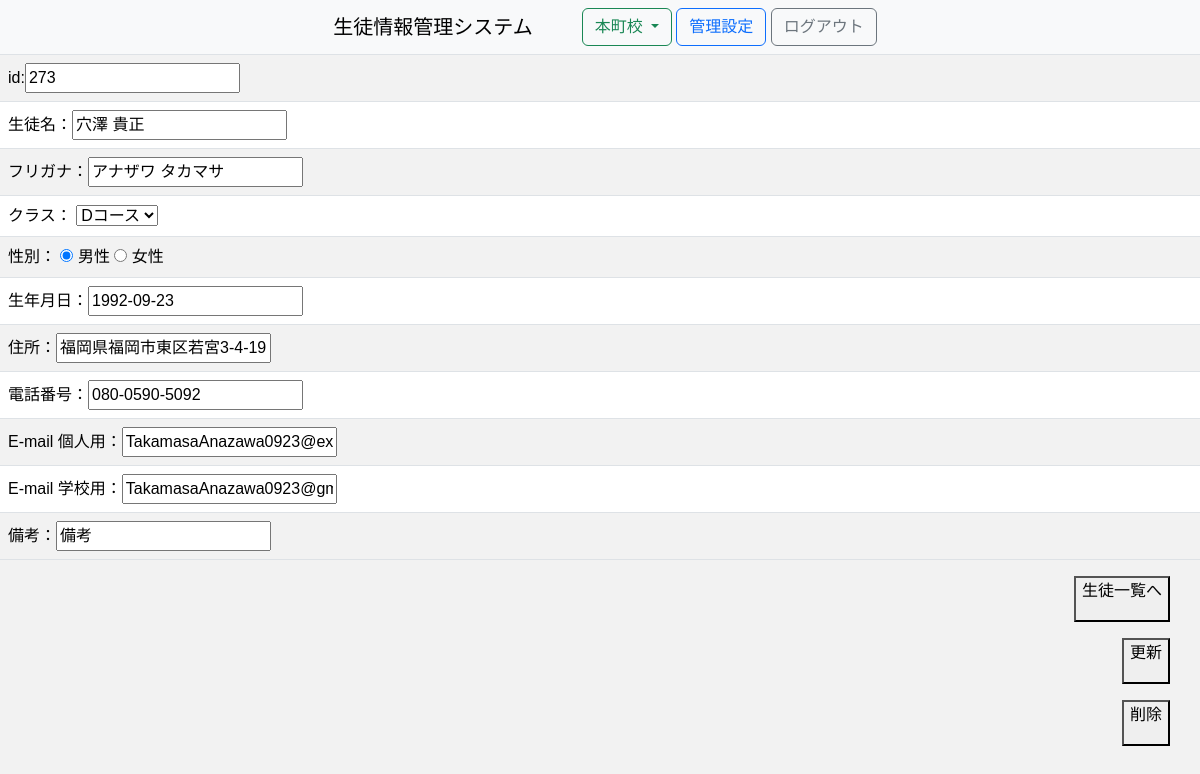
/本町校/student_edit/273 (signed in), run on an earlier commit of the app's database.
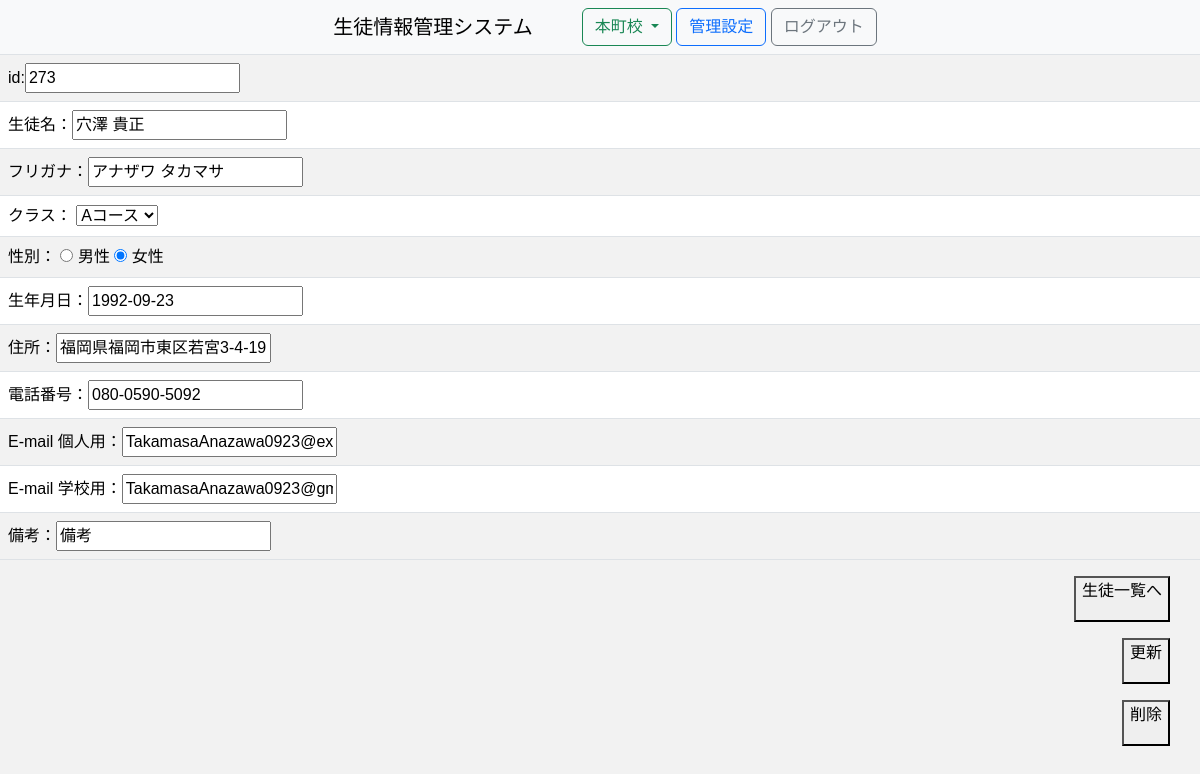
And on a later commit of the database.
### SIMS/models/__init__.py (models this page shows, shortened)
class BaseMixin(db.Model):
    __abstract__ = True
    id = Column(Integer, primary_key=True, autoincrement=True)
    @classmethod
    def get_all(cls, **kwargs):
        if not kwargs:
            all_data = cls.query.all()
        else:
            all_data = cls.query.filter_by(**kwargs).all()
        if all_data is None:
            return None
        return [data.to_dict() for data in all_data]
    @classmethod
    def get_one(cls, **kwargs):
        data = cls.query.filter_by(**kwargs).first()
        if data is None:
            return None
        return data.to_dict()
    def to_dict(self):
        dic = self.__dict__.copy()
        if '_sa_instance_state' in dic:
            del dic['_sa_instance_state']
        return dic

class Student(BaseMixin):
    __tablename__ = 'student'
    name = Column(String(64), nullable=False)
    name_kana = Column(String(64), nullable=False)
    school = Column(String(64), nullable=False)
    class_name = Column(String(64), nullable=False)
    gender = Column(Integer, nullable=False)
    birthday = Column(DateTime, nullable=False)
    address = Column(String(64), nullable=False)
    phone = Column(String(13), nullable=False)
    email = Column(String(64), nullable=False)
    gmail = Column(String(64), nullable=False)
    note = Column(String(400), nullable=False)
    def get_categorized_list(school):
        if school is None:
            students = Student.query.order_by(asc(Student.name_kana)).all()
            students = [student.to_dict() for student in students]
            schools = list(set([dic['school'] for dic in students]))
        else:
            students = Student.query.filter_by(school=school).order_by(asc(Student.name_kana)).all()
            students = [student.to_dict() for student in students]
            schools = [school]
        classes = Class.get_all()
        categorized_list = []
        for scl in schools:
            for cls in classes:
                categorized_list.append({
                    'school': scl,
                    'class_name': cls['name'],
                    'class_number': cls['class_number'],
                    'open_date': cls['open_date'].strftime('%Y-%m-%d'), # 日付を文字列に変換
                    'close_date': cls['close_date'].strftime('%Y-%m-%d'), # 日付を文字列に変換
                    'is_open': cls['open_date'] <= datetime.datetime.now() <= cls['close_date'],
                    'students': [student for student in students if student['class_name'] == cls['name'] and student['school'] == scl]
                })
        return categorized_list
    @classmethod
    def get_one(cls, **kwargs):
        dic = super().get_one(**kwargs)
        students = [listByClass['students'] for listByClass in cls.get_categorized_list(dic['school'])]
        categorized_id_list = [student['id'] for student in itertools.chain.from_iterable(students)]
        index = categorized_id_list.index(dic['id'])
        dic['prev_id'] = categorized_id_list[index-1] if index != 0 else None
        dic['next_id'] = categorized_id_list[index+1] if index != len(categorized_id_list)-1 else None
        return dic
    def get_age(self, birthday):
        today = datetime.date.today()
        return today.year - birthday.year - ((today.month, today.day) < (birthday.month, birthday.day))
    def to_dict(self):
        dic = super().to_dict()
        dic['age'] = self.get_age(dic['birthday']) # 年齢を追加
        dic['birthday'] = dic['birthday'].strftime('%Y-%m-%d') # 日付を文字列に変換
        match (dic['gender']):
            case 1:
                dic['gender'] = '男'
            case 2:
                dic['gender'] = '女'
            case 3:
                dic['gender'] = 'その他'
        return dic

class Class(BaseMixin):
    __tablename__ = 'class'
    id = Column(Integer, primary_key=True, autoincrement=True)
    name = Column(String(64), unique=True)
    class_number = Column(Integer, unique=True, nullable=False)
    open_date = Column(DateTime, nullable=False)
    close_date = Column(DateTime, nullable=False)

### SIMS/views/student_edit.py (the view, shortened to what this page needs)
@bp.route('/<school>/student_edit/<int:id>',methods=['GET', 'POST'])
@login_required
def student_edit(id,school):
    student = Student.get_one(id=id)
    schools = School.get_all()
    class_member = Class.get_all()
    status = request.form.get('student_delete')
    if request.method == 'GET':
        return render_template('student_edit.html',\
        student = student,\
        school = school,\
        schools = schools,\
        class_member = class_member
            )

### SIMS/user_auth.py (called while the page is built)
    @login_manager.user_loader
    def load_user(user_id):
        return User.query.get(user_id)

### SIMS/views/__init__.py (called while the page is built)
@app.before_request
def before_request():
    session.permanent = True
    session.modified = True

### SIMS/templates/student_edit.html (shortened to what this page needs)
<!DOCTYPE html>
<html lang="ja">
<head>
    <link rel="stylesheet" href="https://cdn.jsdelivr.net/npm/bootstrap@5.3.0/dist/css/bootstrap.min.css">
    <link rel="stylesheet" href="{{ url_for('static', filename='css/student_edit.css' ) }}">
</head>
<body>
    <header>
        {% set subTitle = '生徒一覧' %}
        {% extends 'layout.html' %}
        {% block contents %}
        <link rel="stylesheet" href="{{ url_for('static', filename='css/student_list.css') }}">
        {{ super() }}
    </header>
    <main>
    <form method="post">
        <table class="table table-striped">
            <tr>
                <td>
                    id:<input type="text" name="id" value="{{student.id}}">
                </td>
            </tr>
            <tr>
                <td>
                    生徒名：<input type="text" name="name" value="{{student.name}}">
                </td>
            </tr>
            <tr>
                <td>
                    フリガナ：<input type="text" name="name_kana" value="{{student.name_kana}}">
                </td>
            </tr>
            <tr>
                <td>
                    クラス：
                    <select name="class_name">
                        {% for i in class_member %}
                        <option  {% if student.class_name == i.name %} selected {% endif %}>{{i.name}}</option>
                        {% endfor %}
                    </select>
                </td>
            </tr>
            <tr>
                <td>
                    性別：  <input type="radio" name="gender" id="male" value="1" {% if student.gender == "男"%} checked{%endif%}>
                    <label for="male">男性</label>
                    <input type="radio" name="gender" id="female" value="2" {% if student.gender == "女"%} checked{%endif%}>
                    <label for="female">女性</label>
                </td>
            </tr>
            <tr>
                <td>
                    生年月日：<input type="text" name="birthday" value="{{student.birthday}}">
                </td>
            </tr>
            <tr>
                <td>
                    住所：<input type="text" name="address" value="{{student.address}}">
                </td>
            </tr>
            <tr>
                <td>
                    電話番号：<input type="text" name="phone" value="{{student.phone}}">
                </td>
            </tr>
            <tr>
                <td>
                    E-mail 個人用：<input type="text" name="email" value="{{student.email}}">
                </td>
            </tr>
            <tr>
                <td>
                    E-mail 学校用：<input type="text" name="gmail" value="{{student.gmail}}">
                </td>
            </tr>
            <tr>
                <td>
                    備考：<input type="text" name="note" value="{{student.note}}">
                </td>
            </tr>
        </table>
     </main>
     <footer>
        <p><button type="submit">生徒一覧へ</a></p></button>
        <p><button type="submit">更新</p></button>
    <form method="post">
            <input type="hidden" name="student_delete" value="delete"><p><button type="submit">削除</p></button>
    </form>
</body>
{% endblock %}

What changed in the data, as far as the page shows it:
changed Student "穴澤 貴正": class_name "Dコース" → "Aコース"
Also different on the page:
form field gender: "☑ 男性" → "☐ 男性"
form field gender: "☐ 女性" → "☑ 女性"
